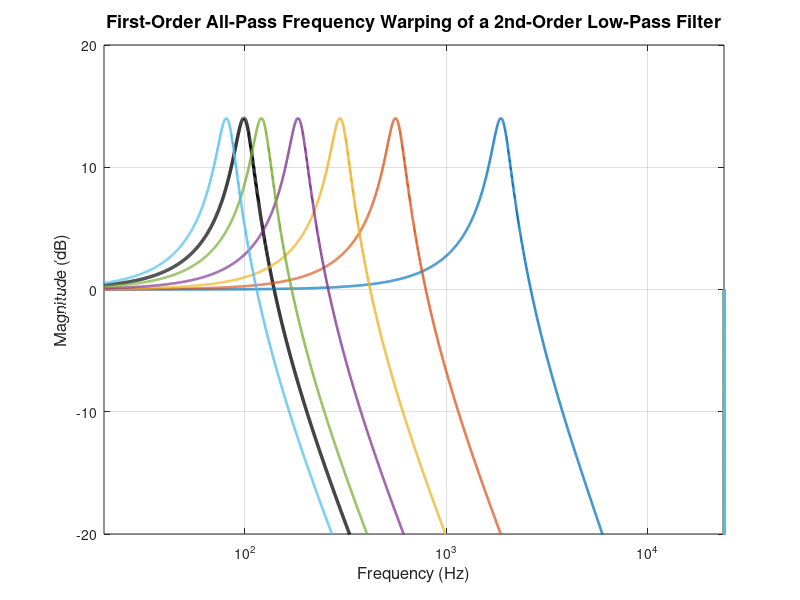

This figure's MATLAB source: (Note: this script raises an error after producing the figure.)
clc; clear; close all;

%% =========================================================
% Parameters
%% =========================================================
fs = 48000;              % Sampling rate [Hz], Nyquist = 24000 Hz
fc = 100;              % Cutoff frequency [Hz]
Q  = 5;                  % Q factor of the original 2nd-order LPF

% Negative a values: emphasize moving low-frequency structure upward
a_list = [-0.9, -0.7, -0.5, -0.3, -0.1, 0.1];

% Frequency axis for plotting: logarithmic sampling
f = logspace(log10(20), log10(fs/2), 4000);   % Hz, up to Nyquist = 24000
omega = 2*pi*f/fs;                            % digital rad/sample

%% =========================================================
% 2nd-order digital low-pass design (RBJ cookbook form)
%% =========================================================
w0 = 2*pi*fc/fs;
alpha = sin(w0)/(2*Q);

b0 = (1 - cos(w0))/2;
b1 = 1 - cos(w0);
b2 = (1 - cos(w0))/2;
a0 = 1 + alpha;
a1 = -2*cos(w0);
a2 = 1 - alpha;

b = [b0 b1 b2] / a0;
a = [1 a1/a0 a2/a0];

%% =========================================================
% Evaluate original filter on arbitrary omega
%% =========================================================
ejw  = exp(-1j*omega);
H0 = (b(1) + b(2)*ejw + b(3)*ejw.^2) ./ (1 + a(2)*ejw + a(3)*ejw.^2);
H0_dB = 20*log10(abs(H0) + 1e-12);

%% =========================================================
% Plot
%% =========================================================
figure('Color','w','Position',[100 100 950 600]);
hold on; grid on; box on;

% Original filter in black
semilogx(f, H0_dB, 'k', 'LineWidth', 2.4, 'DisplayName', 'Original');

% Warped filters
cmap = lines(length(a_list));

for k = 1:length(a_list)
    a_apf = a_list(k);

    % Frequency warping:
    % omega' = 2*atan(((1+a)/(1-a))*tan(omega/2))
    omega_p = 2*atan(((1 + a_apf)/(1 - a_apf)) * tan(omega/2));

    % Numerical safety: map to principal range [0, pi]
    omega_p = real(omega_p);
    omega_p(omega_p < 0) = omega_p(omega_p < 0) + pi;

    ejwp = exp(-1j*omega_p);
    Hw = (b(1) + b(2)*ejwp + b(3)*ejwp.^2) ./ (1 + a(2)*ejwp + a(3)*ejwp.^2);
    Hw_dB = 20*log10(abs(Hw) + 1e-12);

    semilogx(f, Hw_dB, 'LineWidth', 1.8, ...
        'Color', cmap(k,:), ...
        'DisplayName', sprintf('a = %.2f', a_apf));
end

%% =========================================================
% Axis formatting
%% =========================================================
set(gca,'XScale','log')
xlim([20 fs/2]);
ylim([-20 20]);

xlabel('Frequency (Hz)', 'FontSize', 12);
ylabel('Magnitude (dB)', 'FontSize', 12);
title('First-Order All-Pass Frequency Warping of a 2nd-Order Low-Pass Filter', ...
      'FontSize', 13);

% Mark original cutoff
xline(fc, '--k', 'LineWidth', 1.0, ...
    'Label', sprintf('%d Hz', fc), ...
    'LabelVerticalAlignment', 'middle', ...
    'LabelHorizontalAlignment', 'left');

legend('Location', 'southwest');
hold off;
